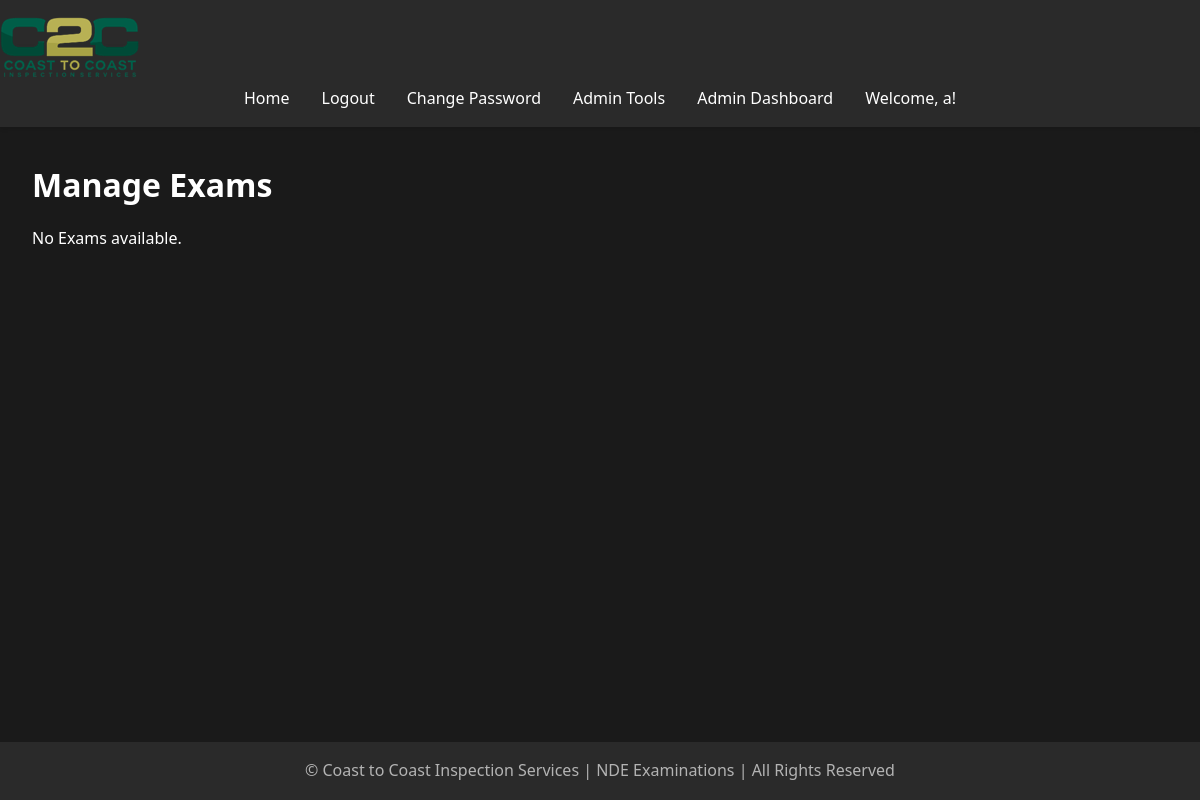
Page /admin/manage_exams (signed in) on the earlier database version.
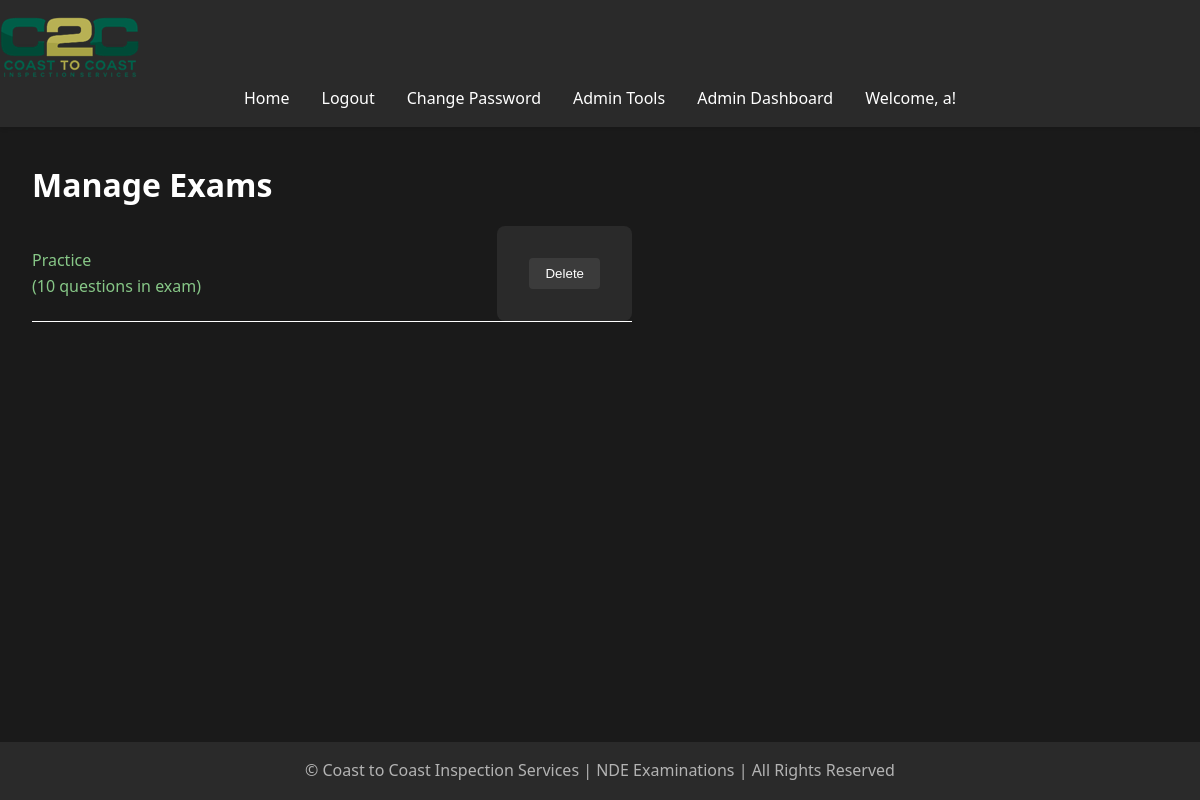
Same page on the later database version.
### models.py (models this page shows, shortened)
class Exam(db.Model):
    __tablename__ = 'exam'
    id = db.Column(db.Integer, primary_key=True)
    title = db.Column(db.String(100), nullable=False)
    question_count = db.Column(db.Integer, nullable=False, default=10)
    exam_results = relationship('ExamResult', back_populates='exam', cascade='all, delete-orphan')
    questions = relationship('Question', back_populates='exam', cascade='all, delete-orphan')
    accesses = db.relationship('ExamAccess', back_populates='exam', lazy=True, cascade="all, delete-orphan")
    access_requests = db.relationship('ExamAccessRequest', back_populates='exam', lazy=True, cascade="all, delete-orphan")

### app.py (the view)
@app.route('/admin/manage_exams', methods=['GET', 'POST'])
@login_required
def manage_exams():
    if not current_user.is_admin:
        flash('You do not have permission to access this page.', 'error')
        return redirect(url_for('home'))
    exams = Exam.query.all()  # Get all Exams from the database
    return render_template('manage_exams.html', exams=exams)

### app.py (called while the page is built)
@app.before_request
def reset_session_on_navigation():
    exam_endpoints = ['take_exam', 'submit_exam']
    current_endpoint = request.endpoint
    if current_endpoint is None:
        return

@app.context_processor
def utility_processor():
    def format_pacific_time(utc_dt):
        pacific_time = utc_to_pacific(utc_dt)
        return pacific_time.strftime('%Y-%m-%d %I:%M:%S %p %Z')
    return dict(format_pacific_time=format_pacific_time)

@login_manager.user_loader
def load_user(user_id):
    return User.query.get(int(user_id))

@app.before_request
def manage_exam_session():
    if 'start_new_exam' in request.args:
        session.pop('answers', None)
        session.pop('flagged', None)
        session.pop('current_index', None)
        session.pop('start_time', None)
    elif 'exam_submitted' in session and request.endpoint != 'exam_results':
        session.pop('answers', None)
        session.pop('flagged', None)
        session.pop('current_index', None)
        session.pop('start_time', None)
        session.pop('exam_submitted', None)

### templates/manage_exams.html
{% extends "base.html" %}
{% block content %}
    <h1>Manage Exams</h1>
    {% if exams %}
        <ul style="list-style-type: none; padding: 0;">
            {% for exam in exams %}
                <li style="margin-bottom: 10px; display: flex; align-items: center; border-bottom: white solid 1px; max-width: 600px;">
                    <a href="{{ url_for('manage_questions', exam_id=exam.id) }}" style="flex-grow: 1;">
                        {{ exam.title }}   <br> ({{ exam.question_count }} questions in exam)
                    </a>
                    <form action="{{ url_for('delete_exam', exam_id=exam.id) }}" method="POST" style="display:inline;">
                        <button type="submit" class="btn btn-danger" onclick="return confirm('Are you sure you want to delete this Exam?');">Delete</button>
                    </form>
                </li>
            {% endfor %}
        </ul>
    {% else %}
        <p>No Exams available.</p>
    {% endif %}
{% endblock %}

Differences in the rows shown:
added Exam: title "Practice", question_count "10"
Other differences:
text no longer shown: "No Exams available."
